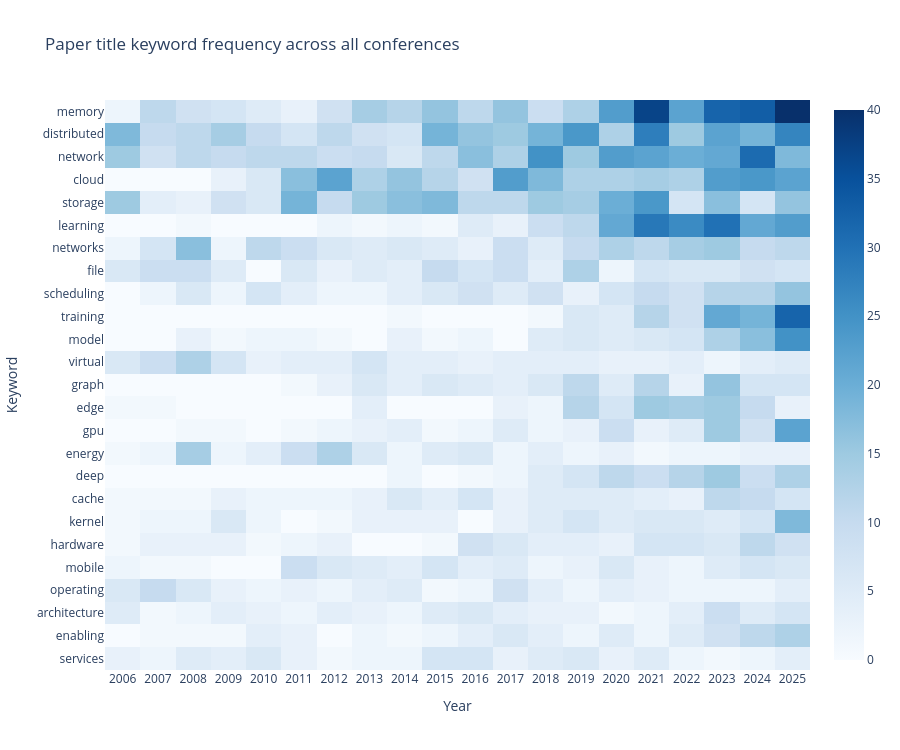

The cell this chart's notebook holds for it:
### Markdown cell above
## 2 · Paper title keyword heatmap

### Code cell
matrix = keyword_heatmap_matrix(editions, top_n=25)

fig = go.Figure(go.Heatmap(
    z=matrix.values,
    x=[str(y) for y in matrix.columns],
    y=matrix.index.tolist(),
    colorscale="Blues",
    hovertemplate="Keyword: %{y}<br>Year: %{x}<br>Count: %{z}<extra></extra>",
))
fig.update_layout(
    title="Paper title keyword frequency across all conferences",
    xaxis_title="Year",
    yaxis_title="Keyword",
    height=750,
    yaxis=dict(autorange="reversed"),
)
fig.show()

### Figure 1 — Plotly figure (JSON) as saved in the notebook; plotly's stock layout.template omitted (floating-point values rounded to 4 significant figures; data arrays with more than 128 entries replaced by an {"elided": "..."} marker saying what was removed)
{"data": [{"colorscale": [[0, "rgb(247,251,255)"], [0.125, "rgb(222,235,247)"], [0.25, "rgb(198,219,239)"], [0.375, "rgb(158,202,225)"], [0.5, "rgb(107,174,214)"], [0.625, "rgb(66,146,198)"], [0.75, "rgb(33,113,181)"], [0.875, "rgb(8,81,156)"], [1, "rgb(8,48,107)"]], "hovertemplate": "Keyword: %{y}<br>Year: %{x}<br>Count: %{z}<extra></extra>", "type": "heatmap", "x": ["2006", "2007", "2008", "2009", "2010", "2011", "2012", "2013", "2014", "2015", "2016", "2017", "2018", "2019", "2020", "2021", "2022", "2023", "2024", "2025"], "y": ["memory", "distributed", "network", "cloud", "storage", "learning", "networks", "file", "scheduling", "training", "model", "virtual", "graph", "edge", "gpu", "energy", "deep", "cache", "kernel", "hardware", "mobile", "operating", "architecture", "enabling", "services"], "z": {"elided": "25x20 int values"}}], "layout": {"height": 750, "title": {"text": "Paper title keyword frequency across all conferences"}, "xaxis": {"title": {"text": "Year"}}, "yaxis": {"autorange": "reversed", "title": {"text": "Keyword"}}}}
